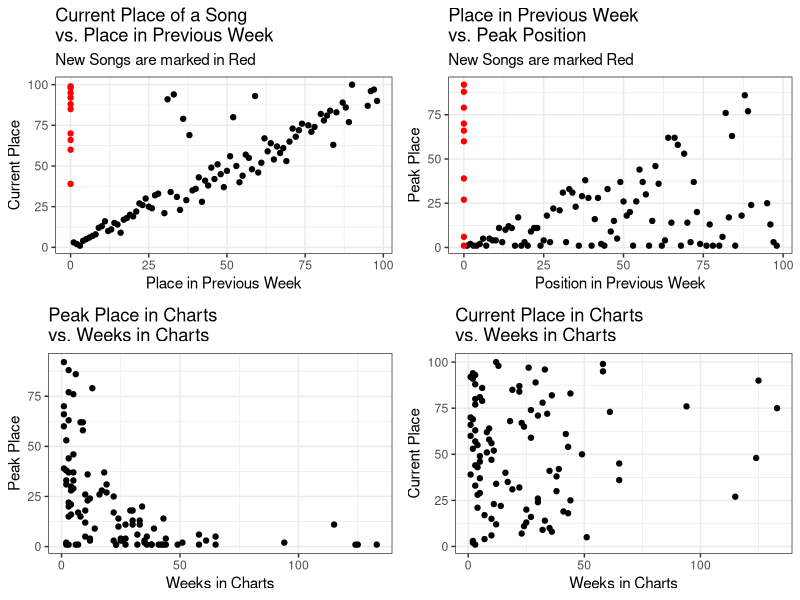
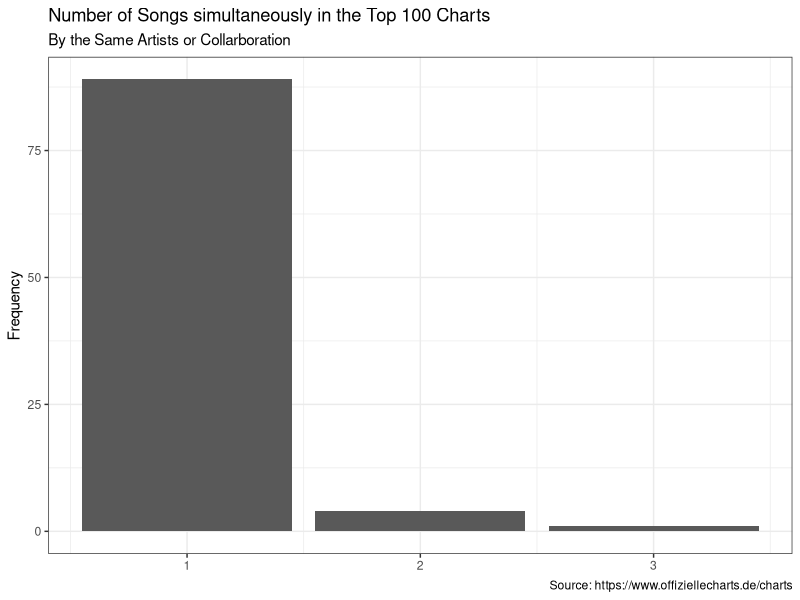
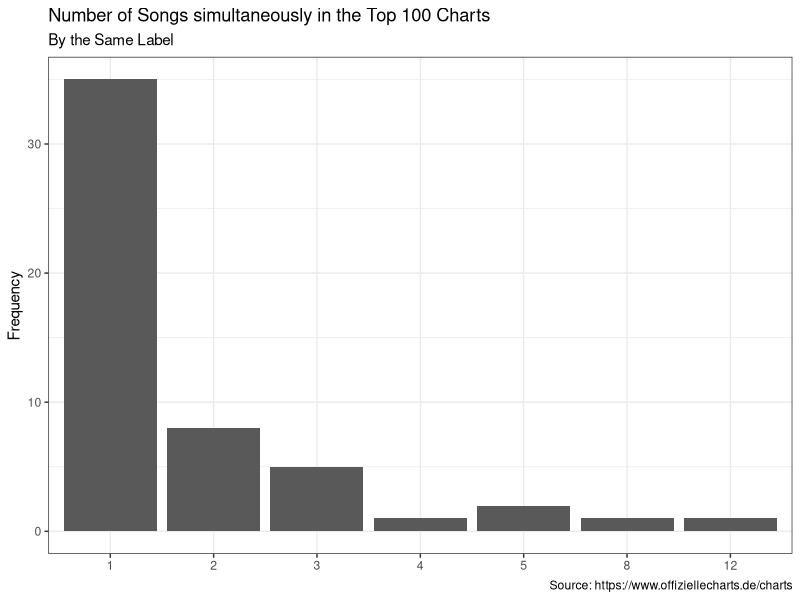

Generate these figures, in order, with R:
## ---- chunk 1
library(ggplot2)
library(gridExtra)
library(readr)
library(dplyr)
chart_scrap <- read_csv('2022-04-27_charts_report.csv')
## ---- chunk 2
#Reporting Figures and Tables
#Scatter Plots
current_v_last <- ggplot(data = chart_scrap,
                                     aes(y = current, x=last_week,
                                     col=ifelse(is.na(last_week), yes = 'NA' , no = 'NonNA')))+
                                      geom_point(aes(y = current, x=last_week_fill),show.legend = F)+
                                      scale_color_manual(values = c('#FF0000','#000000'))+
                                      labs(title = 'Current Place of a Song \nvs. Place in Previous Week',
                                           subtitle = 'New Songs are marked in Red',
                                           y='Current Place', x='Place in Previous Week')+
                                        theme_bw()
weeks_v_peak <- ggplot(data = chart_scrap,
                                             aes(x=weeks_in_charts, y=peak_in_charts))+
                                              geom_point()+
                                              labs(title = 'Peak Place in Charts \nvs. Weeks in Charts',
                                                   x='Weeks in Charts', y='Peak Place')+
                                              theme_bw()
week_v_current <- ggplot(data = chart_scrap, aes(x=weeks_in_charts, y=current))+
                                      geom_point()+
                                      labs(title = 'Current Place in Charts \nvs. Weeks in Charts',
                                           x='Weeks in Charts', y='Current Place')+
                                      theme_bw()
last_v_peak <- ggplot(data = chart_scrap, aes(x=last_week_fill, y=peak_in_charts,
                                                col=ifelse(is.na(last_week), yes = 'NA' , no = 'NonNA')))+
                                    geom_point(show.legend = F)+
                                    labs(title = 'Place in Previous Week \nvs. Peak Position',
                                         subtitle = 'New Songs are marked Red',
                                         x='Position in Previous Week', y='Peak Place')+
                                    scale_color_manual(values = c('#FF0000','#000000'))+
                                    theme_bw()
grid.arrange(current_v_last,last_v_peak, weeks_v_peak,week_v_current, nrow=2)
## ---- chunk 3
chart_scrap%>%
                      count(artist)%>%
                      ggplot(aes(x=n))+
                      geom_bar()+
                      labs(title = 'Number of Songs simultaneously in the Top 100 Charts',
                           subtitle = 'By the Same Artists or Collarboration',
                           y='Frequency',
                           x=NULL,
                           caption = 'Source: https://www.offiziellecharts.de/charts')+
                      theme_bw()
chart_scrap%>%
                        count(artist,sort = T)%>%
                        filter(n>1)%>%
                        knitr::kable()
chart_scrap%>%
                      count(label)%>%
                      ggplot(aes(x=as.factor(n)))+
                      geom_bar()+
                      geom_bar()+
                      labs(title = 'Number of Songs simultaneously in the Top 100 Charts',
                           subtitle = 'By the Same Label',
                           y='Frequency',
                           x=NULL,
                           caption = 'Source: https://www.offiziellecharts.de/charts')+
                      theme_bw()
chart_scrap%>%
                        count(label, sort = T)%>%
                        filter(n>1)%>%
                        knitr::kable()
## ---- chunk 4
#Songs that are currently peaking
chart_scrap%>%
                        filter(current == peak_in_charts)%>%
                        select(artist, title, current)%>%
                        rename(Position = current)%>%
                        knitr::kable()
